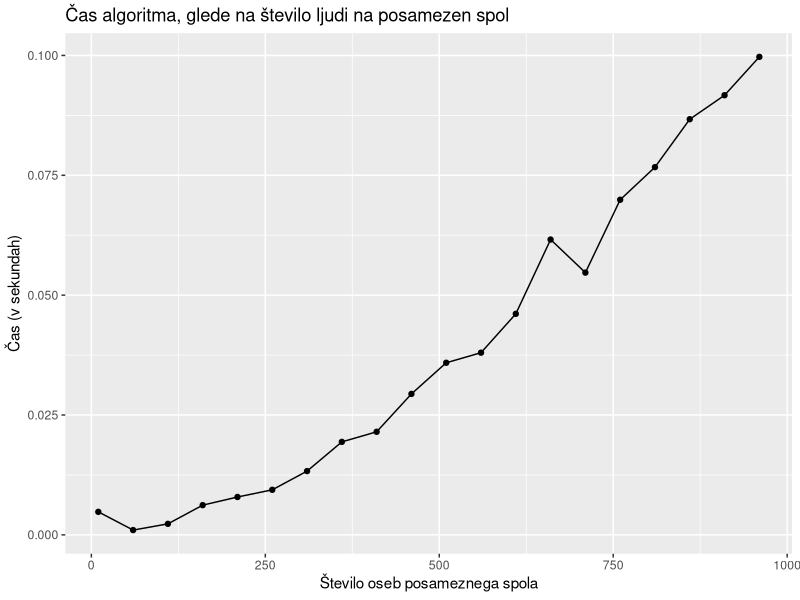

The R source for this figure: (Note: this script raises an error after producing the figure.)
############## GALE SHAPLEY-ev ALGORITEM ##############

#slučajno zgeneriramo matriki preferenc glede na n
preference <- function(n){
  M <<- replicate(n,sample(1:n))
  Z <<- replicate(n,sample(1:n))
  n <<- n #shranimo n
}

GSA <- function(n=n,mPref=M,zPref=Z){
  #v funkcijo vpišemo število moških in žensk (ki je enako) ter matriki preferenc 
  m.samski <- 1:n #Moški, ki so samski (na začetku so vsi)
  zarocenke <- rep(0,n)
  m.zgodovina <- rep(0,n) #Število žensk, ki jih zaprosi moški
  while (length(m.samski) !=0){
    for (j in m.samski){
      m.zgodovina[j] <- m.zgodovina[j] + 1 #Zasprosi eno več kot prej
      zaprosena <- mPref[m.zgodovina[j],j] #j-ti moški v samskih zaprosi žensko, ki jo naslednjo preferira
      if (zarocenke[zaprosena] ==0){
        zarocenke[zaprosena] <- j #če je zaprošena ženska samska, potem se zaroči s moškim, ki jo je zaprosil
        m.samski <- m.samski[-match(j, m.samski)] #odstranimo j-tega moškega iz seznama samskih
      }
      else if (match(j,zPref[,zaprosena]) < match(zarocenke[zaprosena], zPref[,zaprosena])){
        #Če je vrednost j-tega moškega pri zaprošeni ženski višja kot vrednost s katerim je trenutno zaročena, 
        #zapusti trenutnega moškega in se zaroči z j-tim
        zapusceni <- zarocenke[zaprosena] #moški, ki ga bo zapustila
        zarocenke[zaprosena] <- j #nov zaročenec
        #odstranimo j-tega moškega iz seznama samskih
        m.samski <- m.samski[-match(j, m.samski)]
        #dodamo moškega, ki ga je zapustila v seznam samskih
        m.samski <- c(m.samski,zapusceni)
      }
    }
  }
  pari <- data.frame("Moški"=zarocenke,"Ženska"=1:n)
  return(list(mPref=mPref,zPref=zPref,ujemanje=pari))
}





############## ČAS ALGORITMA ##############


#Čas algoritma GSA, glede na velikost podatkov

cas_GSA <- function(n){
  #gledali bomo, koliko casa porabimo za izvedbo glede na velikost matrike
  #Čas bomo za vsak n izračunali 10x in vzeli povprečje
  cas <- c()
  for (i in 1:10){
    preference(n)
    start <- proc.time()[1]
    GSA(n,M,Z)
    end <- proc.time()[1]
    cas <- c(cas,end-start)
  }
  cas_povp <- sum(cas)/10
  return(cas_povp)
}

############## RISANJE GRAFA ##############

velikost <- seq(10, 1000, 50)
cas <- c()
for (i in velikost){
  cas <- c(cas,cas_GSA(i))
}

require(dplyr)
require(ggplot2)
podatki <- data_frame(velikost,cas)

ggplot(podatki,
       aes(x =velikost,y=cas)) + 
  geom_point() + geom_line() + 
  xlab("Število oseb posameznega spola")+
  ylab("Čas (v sekundah)") + 
  ggtitle("Čas algoritma, glede na število ljudi na posamezen spol")


#naredimo tabelo primerjanj časa za oba algoritma
primerjanje<-matrix(c(),ncol(2),byrow=TRUE)

